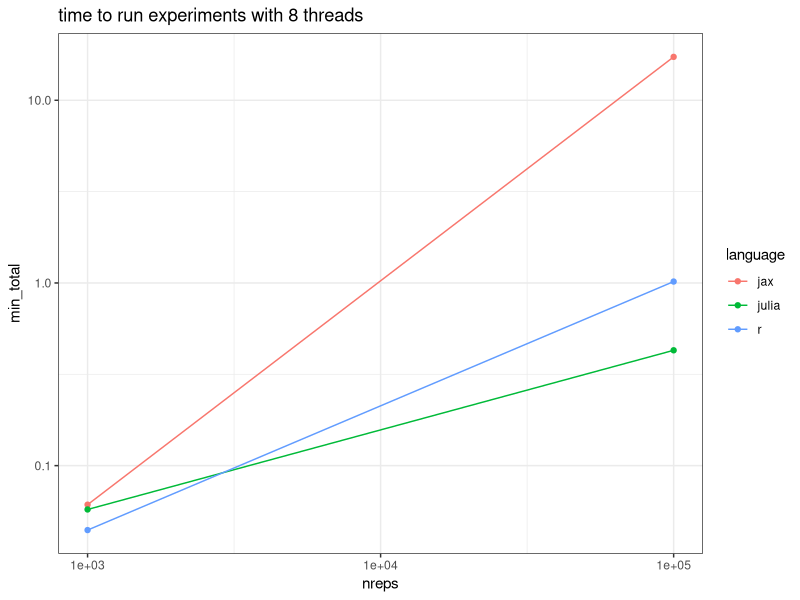
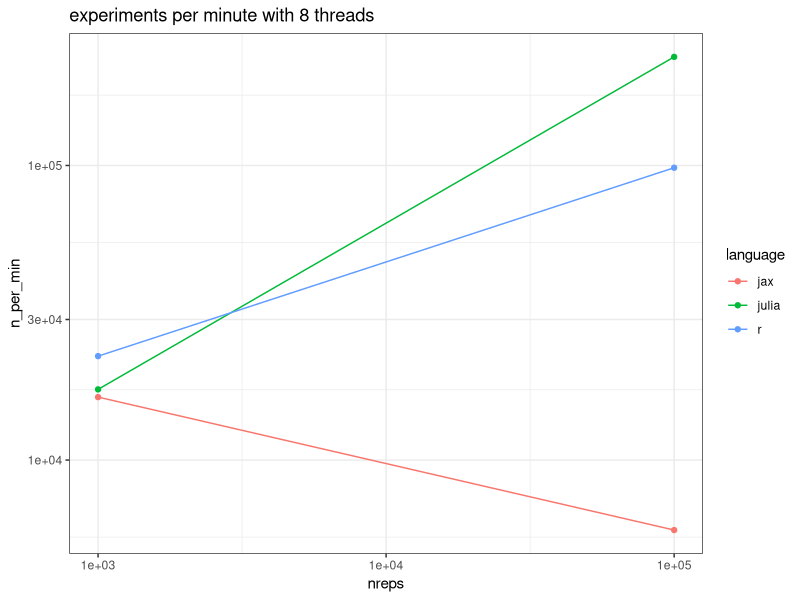
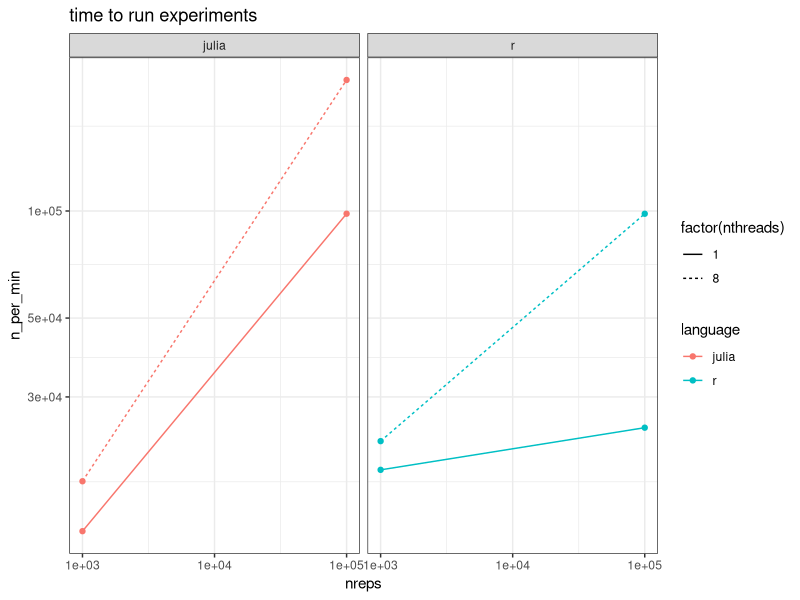

Recreate these plots in R, in order.
## ---- chunk 1
#| label: fig-times
#| eval: true
#| echo: false

suppressMessages(library(data.table))
suppressMessages(library(purrr))
library(readr)
library(stringr)
library(ggplot2); theme_set(theme_bw())
library(knitr)

lns <- readr::read_lines('timings.txt')

timings <- data.table(raw_string=lns)
timings[, string:=str_trim(raw_string)] # remove white space
timings <- timings[str_starts(string, "Rscript|julia|python")] # remove warings / errors
timings[, command:=word(string)]
timings[command=='Rscript', language:='r']
timings[command=='python', language:='jax']
timings[command=='julia', language:='julia']
timings[, time_str:=str_extract(string, "(?<=cpu\\ )(.*)(?= total)")]
timings[, milliseconds:=str_extract(time_str, "(\\d+)$")]
timings[, seconds:=str_extract(time_str, "(\\d+)(?=.)")]
timings[, minutes:=str_extract(time_str, "(\\d+)(?=:)")]
timings[, nreps:=as.integer(str_extract(string, "(\\d+)(?= nreps)"))]
timings[, nthreads:=as.integer(str_extract(string, "(\\d+)(?= nthreads)"))]
max_threads <- max(timings$nthreads, na.rm=T)

numvars <- c('minutes', 'seconds', 'milliseconds')
walk(numvars, ~set(timings, j=.x, value=as.numeric(timings[[.x]])))
timings[is.na(minutes), minutes:=0]
timings[, sec_total:=60*minutes + seconds + milliseconds / 1000]
timings[, min_total:=sec_total / 60]
timings[is.na(nthreads) & language == 'jax', nthreads:=max_threads]
timings[is.na(nthreads) & language %in% c('r', 'julia'), nthreads:=1L]

# add some vars
timings[, n_per_min:=nreps / min_total]
timings[, log_n_per_min:=log(n_per_min)]

ggplot(timings[nthreads==max_threads], aes(x=nreps, y=min_total, col=language)) +
  geom_point() + geom_line() + 
  scale_x_log10() + scale_y_log10() + 
  ggtitle(paste0("time to run experiments with ", max_threads, " threads"))
## ---- chunk 2
#| label: fig-speeds
#| eval: true
#| echo: false

ggplot(timings[nthreads==max_threads], aes(x=nreps, y=n_per_min, col=language)) +
  geom_point() + geom_line() + 
  scale_x_log10() + scale_y_log10() + 
  ggtitle(paste0("experiments per minute with ", max_threads, " threads"))
## ---- chunk 3
#| label: fig-threads
#| eval: true
#| echo: false

ggplot(timings[language!='jax'], aes(x=nreps, y=n_per_min, col=language)) +
  geom_point() + geom_line(aes(linetype=factor(nthreads))) + 
  scale_x_log10() + scale_y_log10() + 
  facet_grid(~language) +
  ggtitle("time to run experiments")
## ---- chunk 4
#| label: tbl-best-per-language
#| eval: true
#| echo: false

timings[order(-n_per_min), lang_order:=1:.N, by='language']
tabcols <- c('nreps', 'nthreads', 'min_total', 'log_n_per_min', 'language')
kable(timings[lang_order==1, .SD, .SDcols=tabcols])
## ---- chunk 5
#| label: tbl-topspeeds
#| eval: true
#| echo: false

best_r_speed <- as.numeric(timings[lang_order==1&language=='r', n_per_min])
timings[, vs_r_speedup:=n_per_min/best_r_speed]
tabcols <- c(tabcols, 'vs_r_speedup')
kable(timings[order(-n_per_min), .SD, .SDcols=tabcols][1:5])
## ---- chunk 6
#| label: tbl-speeds
#| eval: true
#| echo: false

kable(timings[, .SD, .SDcols=tabcols])
